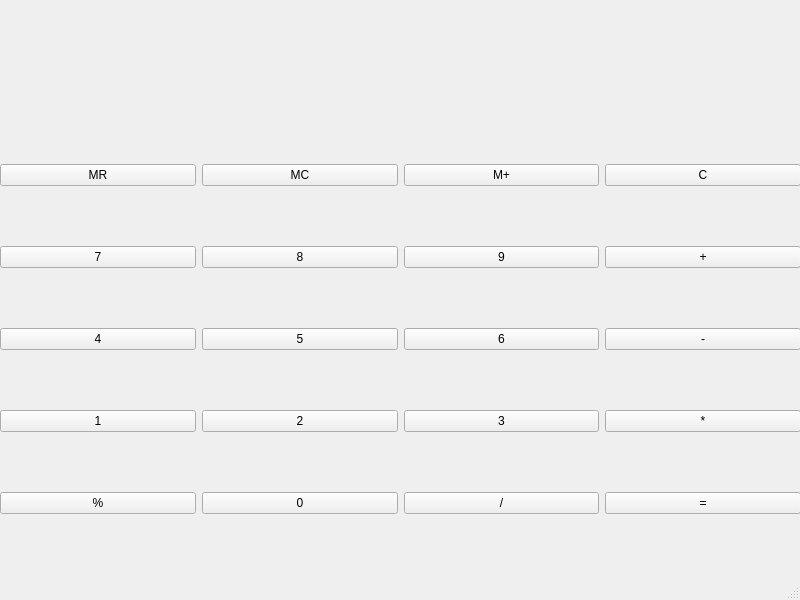
<?xml version="1.0" encoding="UTF-8"?>
<ui version="4.0">
 <class>MainWindow</class>
 <widget class="QMainWindow" name="MainWindow">
  <property name="geometry">
   <rect>
    <x>0</x>
    <y>0</y>
    <width>800</width>
    <height>600</height>
   </rect>
  </property>
  <property name="windowTitle">
   <string>MainWindow</string>
  </property>
  <widget class="QWidget" name="centralwidget">
   <widget class="QLabel" name="display">
    <property name="geometry">
     <rect>
      <x>0</x>
      <y>0</y>
      <width>801</width>
      <height>111</height>
     </rect>
    </property>
    <property name="font">
     <font>
      <pointsize>24</pointsize>
     </font>
    </property>
    <property name="layoutDirection">
     <enum>Qt::LayoutDirection::RightToLeft</enum>
    </property>
    <property name="text">
     <string/>
    </property>
   </widget>
   <widget class="QWidget" name="">
    <property name="geometry">
     <rect>
      <x>0</x>
      <y>110</y>
      <width>801</width>
      <height>461</height>
     </rect>
    </property>
    <layout class="QGridLayout" name="gridLayout">
     <item row="0" column="0">
      <widget class="QPushButton" name="pamiecread">
       <property name="text">
        <string>MR</string>
       </property>
      </widget>
     </item>
     <item row="0" column="1">
      <widget class="QPushButton" name="pamiecclear">
       <property name="text">
        <string>MC</string>
       </property>
      </widget>
     </item>
     <item row="0" column="2">
      <widget class="QPushButton" name="pamiecdod">
       <property name="text">
        <string>M+</string>
       </property>
      </widget>
     </item>
     <item row="0" column="3">
      <widget class="QPushButton" name="clear">
       <property name="text">
        <string>C</string>
       </property>
      </widget>
     </item>
     <item row="1" column="0">
      <widget class="QPushButton" name="b7">
       <property name="text">
        <string>7</string>
       </property>
      </widget>
     </item>
     <item row="1" column="1">
      <widget class="QPushButton" name="b8">
       <property name="text">
        <string>8</string>
       </property>
      </widget>
     </item>
     <item row="1" column="2">
      <widget class="QPushButton" name="b9">
       <property name="text">
        <string>9</string>
       </property>
      </widget>
     </item>
     <item row="1" column="3">
      <widget class="QPushButton" name="plus">
       <property name="text">
        <string>+</string>
       </property>
      </widget>
     </item>
     <item row="2" column="0">
      <widget class="QPushButton" name="b4">
       <property name="text">
        <string>4</string>
       </property>
      </widget>
     </item>
     <item row="2" column="1">
      <widget class="QPushButton" name="b5">
       <property name="text">
        <string>5</string>
       </property>
      </widget>
     </item>
     <item row="2" column="2">
      <widget class="QPushButton" name="b6">
       <property name="text">
        <string>6</string>
       </property>
      </widget>
     </item>
     <item row="2" column="3">
      <widget class="QPushButton" name="minus">
       <property name="text">
        <string>-</string>
       </property>
      </widget>
     </item>
     <item row="3" column="0">
      <widget class="QPushButton" name="b1">
       <property name="text">
        <string>1</string>
       </property>
      </widget>
     </item>
     <item row="3" column="1">
      <widget class="QPushButton" name="b2">
       <property name="text">
        <string>2</string>
       </property>
      </widget>
     </item>
     <item row="3" column="2">
      <widget class="QPushButton" name="b3">
       <property name="text">
        <string>3</string>
       </property>
      </widget>
     </item>
     <item row="3" column="3">
      <widget class="QPushButton" name="mnoz">
       <property name="text">
        <string>*</string>
       </property>
      </widget>
     </item>
     <item row="4" column="0">
      <widget class="QPushButton" name="modulo">
       <property name="text">
        <string>%</string>
       </property>
      </widget>
     </item>
     <item row="4" column="1">
      <widget class="QPushButton" name="b0">
       <property name="text">
        <string>0</string>
       </property>
      </widget>
     </item>
     <item row="4" column="2">
      <widget class="QPushButton" name="dziel">
       <property name="text">
        <string>/</string>
       </property>
      </widget>
     </item>
     <item row="4" column="3">
      <widget class="QPushButton" name="wynik">
       <property name="text">
        <string>=</string>
       </property>
      </widget>
     </item>
    </layout>
   </widget>
  </widget>
  <widget class="QMenuBar" name="menubar">
   <property name="geometry">
    <rect>
     <x>0</x>
     <y>0</y>
     <width>800</width>
     <height>21</height>
    </rect>
   </property>
  </widget>
  <widget class="QStatusBar" name="statusbar"/>
 </widget>
 <resources/>
 <connections/>
</ui>
